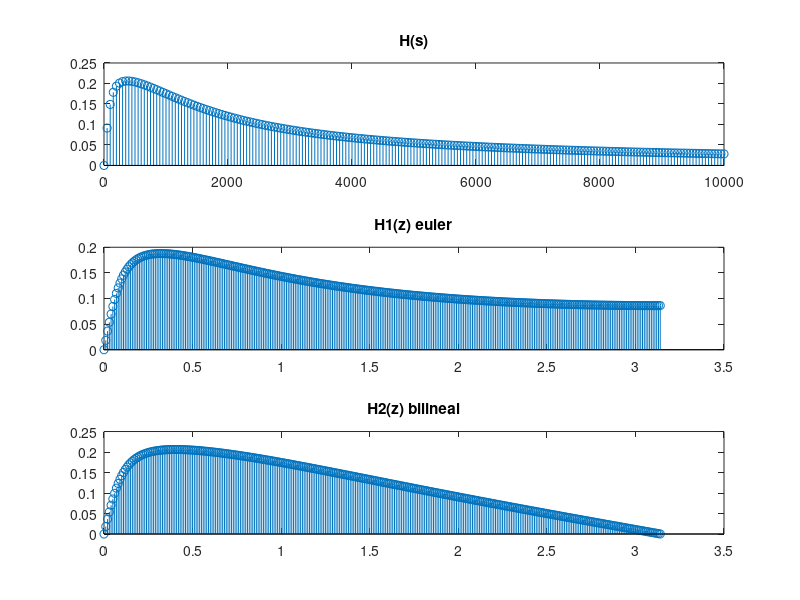

Here is the MATLAB script that generated this plot:
Hs = @(s) (12500.*s)./(44.*(s.^2)+(60625.*s)+6250000);

Hz1 = @(z,T) Hs((1-z.^-1)/T); #euler
Hz2 = @(z,T) Hs((2/T).*((1-z.^-1)./(1 + z.^-1))); #bilineal

w = 0:50:10000;
H = abs(Hs(w*1i));
subplot(3,1,1);
stem(w,H);
title('H(s)');

[m, maxp] = max(H)
##target =  m * 10^(-3/10)
target =  0.15;
s = length(H);
f0 = 0;
for i=maxp:s
    if(H(i)<target)
        f0 = w(i)/(2*pi)
      break;
    endif
endfor

fT = f0*4;
wz = 0:0.01:pi;
K1 = abs(Hz1(exp(wz.*1i),1/fT)); #...
subplot(3,1,2);
stem(wz,K1);
title('H1(z) euler');
K2 = abs(Hz2(exp(wz.*1i),1/fT)); #...
subplot(3,1,3);
stem(wz,K2);
title('H2(z) bilineal');

